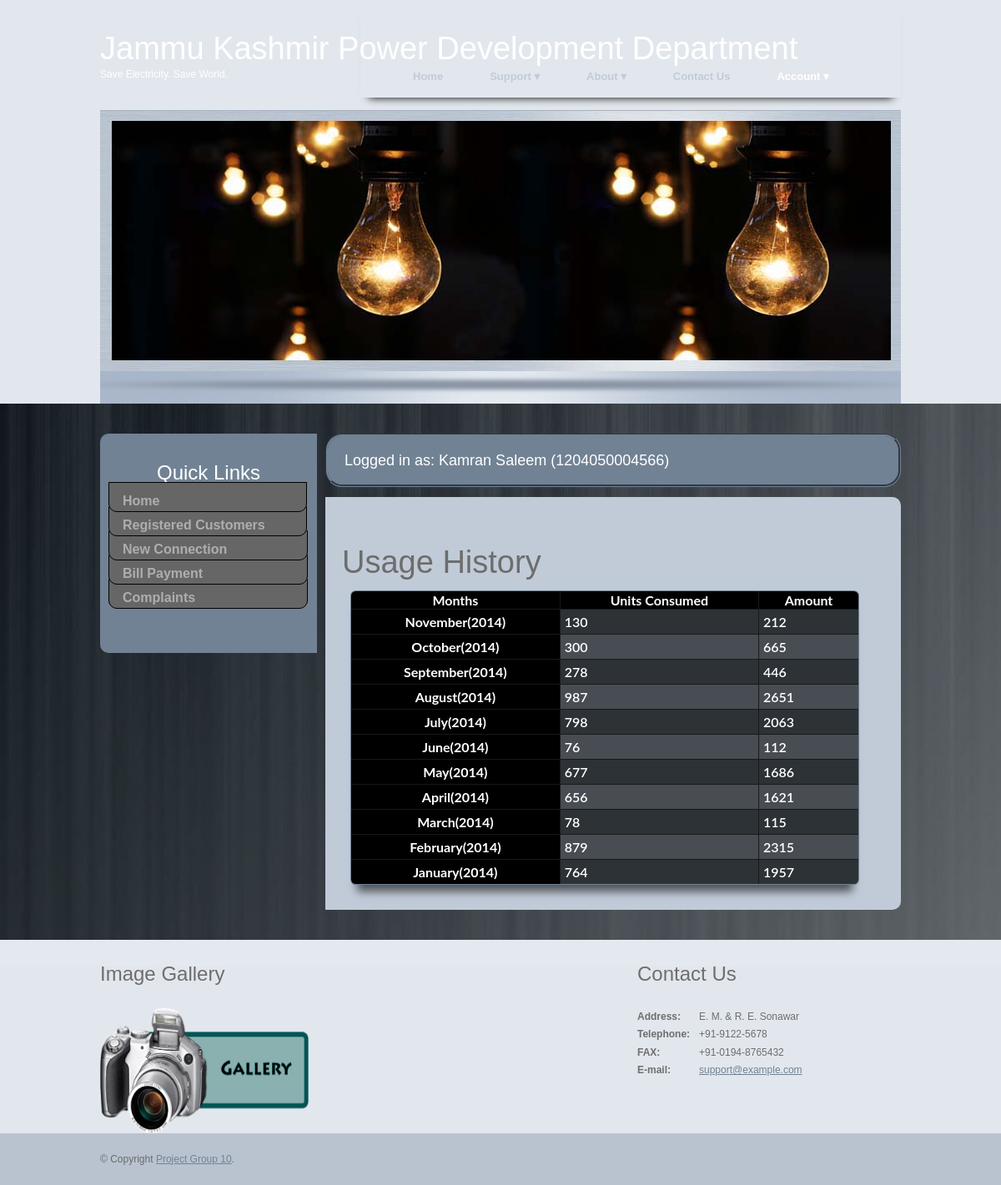
The page /usagehistory.php (signed in) on the database its author committed.
### tables this page shows
CREATE TABLE `usage_history` (
  `consumer_id` bigint(13) NOT NULL,
  `nov_2014` int(5) DEFAULT NULL,
  `oct_2014` int(5) DEFAULT NULL,
  `sep_2014` int(5) DEFAULT NULL,
  `aug_2014` int(5) DEFAULT NULL,
  `jul_2014` int(5) DEFAULT NULL,
  `jun_2014` int(5) DEFAULT NULL,
  `may_2014` int(5) DEFAULT NULL,
  `apr_2014` int(5) DEFAULT NULL,
  `mar_2014` int(5) DEFAULT NULL,
  `feb_2014` int(5) DEFAULT NULL,
  `jan_2014` int(5) DEFAULT NULL,
  `dec_2013` int(5) DEFAULT NULL,
  `nov_2013` int(5) DEFAULT NULL
);

CREATE TABLE `bill_history` (
  `consumer_id` bigint(13) NOT NULL,
  `nov_2014` int(5) DEFAULT NULL,
  `oct_2014` int(5) DEFAULT NULL,
  `sep_2014` int(5) DEFAULT NULL,
  `aug_2014` int(5) DEFAULT NULL,
  `jul_2014` int(5) DEFAULT NULL,
  `jun_2014` int(5) DEFAULT NULL,
  `may_2014` int(5) DEFAULT NULL,
  `apr_2014` int(5) DEFAULT NULL,
  `mar_2014` int(5) DEFAULT NULL,
  `feb_2014` int(5) DEFAULT NULL,
  `jan_2014` int(5) DEFAULT NULL,
  `dec_2013` int(5) DEFAULT NULL,
  `nov_2013` int(5) DEFAULT NULL
);

### usagehistory.php (the view, shortened to what this page needs)
<?php
    require_once 'database_connect.php';
?>
<html>
<head>
<link href="css/style.css" rel="stylesheet" type="text/css" />
<link rel="stylesheet" type="text/css" href="css/coin-slider.css" />
</head>
<body>
<div class="main">
  <div class="header">
    <div class="header_resize">
      <?php include_once 'header.php'; ?>
      <div class="slider">
        <div id="coin-slider"></div>
      </div>
    </div>
  </div>
  <div class="content">
    <div class="content_resize">
      <div class="mainbar">
        <div class="article" style="background-color: #718294; border: groove #718294; border-radius: 20px;">
            <font color="#ffffff" size="4">Logged in as: <?php echo $_SESSION['name'].' ('; echo $_SESSION['consumer_id'].')'; ?></font>
        </div>
          <div class="article" style="padding-right:60px;">
            <h1>Usage History</h1>
            <?php
                $consumer_id=$_SESSION['consumer_id'];
                $result_uh=mysqli_query($conn,"select * from usage_history where consumer_id = '$consumer_id'");
                $result_bh=mysqli_query($conn,"select * from bill_history where consumer_id = '$consumer_id'");
                $row_uh=mysqli_fetch_array($result_uh);
                $row_bh=mysqli_fetch_array($result_bh);
            ?>
                <table border="1">
                    <tr>
                        <th>Months</th>
                        <th>Units Consumed</th>
                        <th>Amount</th>
                    </tr>
                    <tr>
                        <th>November(2014)</th>
                        <td><?php if(!is_null($row_uh['nov_2014'])) echo $row_uh['nov_2014']; ?></td>
                        <td><?php if(!is_null($row_bh['nov_2014'])) echo $row_bh['nov_2014']; ?></td>
                    </tr>
                    <tr>
                        <th>October(2014)</th>
                        <td><?php if(!is_null($row_uh['oct_2014'])) echo $row_uh['oct_2014']; ?></td>
                        <td><?php if(!is_null($row_bh['oct_2014'])) echo $row_bh['oct_2014']; ?></td>
                    </tr>
                    <tr>
                        <th>September(2014)</th>
                        <td><?php if(!is_null($row_uh['sep_2014'])) echo $row_uh['sep_2014']; ?></td>
                        <td><?php if(!is_null($row_bh['sep_2014'])) echo $row_bh['sep_2014']; ?></td>
                    </tr>
                    <tr>
                        <th>August(2014)</th>
                        <td><?php if(!is_null($row_uh['aug_2014'])) echo $row_uh['aug_2014']; ?></td>
                        <td><?php if(!is_null($row_bh['aug_2014'])) echo $row_bh['aug_2014']; ?></td>
                    </tr>
                    <tr>
                        <th>July(2014)</th>
                        <td><?php if(!is_null($row_uh['jul_2014'])) echo $row_uh['jul_2014']; ?></td>
                        <td><?php if(!is_null($row_bh['jul_2014'])) echo $row_bh['jul_2014']; ?></td>
                    </tr>
                    <tr>
                        <th>June(2014)</th>
                        <td><?php if(!is_null($row_uh['jun_2014'])) echo $row_uh['jun_2014']; ?></td>
                        <td><?php if(!is_null($row_bh['jun_2014'])) echo $row_bh['jun_2014']; ?></td>
                    </tr>
                    <tr>
                        <th>May(2014)</th>
                        <td><?php if(!is_null($row_uh['may_2014'])) echo $row_uh['may_2014']; ?></td>
                        <td><?php if(!is_null($row_bh['may_2014'])) echo $row_bh['may_2014']; ?></td>
                    </tr>
                    <tr>
                        <th>April(2014)</th>
                        <td><?php if(!is_null($row_uh['apr_2014'])) echo $row_uh['apr_2014']; ?></td>
                        <td><?php if(!is_null($row_bh['apr_2014'])) echo $row_bh['apr_2014']; ?></td>
                    </tr>
                    <tr>
                        <th>March(2014)</th>
                        <td><?php if(!is_null($row_uh['mar_2014'])) echo $row_uh['mar_2014']; ?></td>
                        <td><?php if(!is_null($row_bh['mar_2014'])) echo $row_bh['mar_2014']; ?></td>
                    </tr>
                    <tr>
                        <th>February(2014)</th>
                        <td><?php if(!is_null($row_uh['feb_2014'])) echo $row_uh['feb_2014']; ?></td>
                        <td><?php if(!is_null($row_bh['feb_2014'])) echo $row_bh['feb_2014']; ?></td>
                    </tr>
                    <tr>
                        <th>January(2014)</th>
                        <td><?php if(!is_null($row_uh['jan_2014'])) echo $row_uh['jan_2014']; ?></td>
                        <td><?php if(!is_null($row_bh['jan_2014'])) echo $row_bh['jan_2014']; ?></td>
                    </tr>
                </table>
        </div>
      </div>
    </div>
  </div>
<?php include_once 'footer.php'; ?>
</div>
</html>

### css/style.css (style rules this page uses)
body { margin:0; padding:0; width:100%; color:#6d6d6d; font:normal 12px/1.5em "Liberation sans", Arial, Helvetica, sans-serif; background:#e2e7ed url(../images/main_bg.gif) repeat-x left top; }
.article table { font-family: 'Ubuntu', 'Lato', sans-serif; font-weight: 600; position: relative; margin: 10px; padding: 10px; overflow: hidden; background: #718294; border-radius: 0.4em; border: 1px solid #191919; box-shadow: inset 0 0 2px 1px rgba(255,255,255,0.08), 0 16px 10px -8px rgba(0, 0, 0, 0.6); color: white; }
html, .main { padding:0; margin:0; }
h2 { margin:8px 0; padding:8px 0; font-size:24px; font-weight:normal; color:#6e6e6e; }
a { color:#718294; text-decoration:underline; }
.header, .content, .menu_nav, .fbg, .footer, form, ol, ol li, ul, .content .mainbar, .content .sidebar { margin:0; padding:0; }
.header_resize { margin:0 auto; padding:0; width:960px; }
h1 { margin:0; padding:36px 0 0; font-size:38px; font-weight:normal; line-height:1.2em; text-transform:none; }
.slider { padding:0 0 39px; background:url(../images/slider_bg.png) no-repeat center bottom; }
.content { padding:36px 0 24px; background-image: url(../images/content_bg.jpg); background-attachment: fixed; background-repeat: no-repeat; }
.content_resize { margin:0 auto; padding:0; width:960px; }
.content .mainbar { margin:0; padding:0; float:right; width:690px; }
.article { border-radius: 0px 10px 10px 0px; margin:0px 0px 12px; padding: 20px; background:#c1cbd8; z-index:-1; }
.content .sidebar { padding: 10px; float:left; width:240px; background-color: #718294; border-radius: 10px 0px 0px 10px; }
.content .sidebar .gadget { margin:0 0 12px; padding:12px 0 24px; }
.content .sidebar h2 { color:white; }
.article table tr:nth-child(odd) td { background-color:#484D53; }
.article table tr:nth-child(even) td { background-color:#2D3236; }
.article table tr th { background-color:#000; }
table { width: 100%; border-collapse: collapse; border:-1px; }
td { padding: 5px; }
ul.sb_menu { margin:0; padding:0; list-style:none; color:#6e6e6e; }
ul.sb_menu li { padding:10px 0; width:240px; position:relative; margin-top:-10px; }
ul.sb_menu li a { font-size: 16px; font-weight: 700; color: #aEaEaE; text-decoration:none; border:solid 1px black; padding:13px 8px 4px 16px; border-radius: 0px 0px 10px 10px; background-color: #666; transition: all 0.5s; transition-delay: 0.0s }
a { outline:none; }

### rows shown on the page
usage_history: nov_2014 "130", oct_2014 "300", sep_2014 "278", aug_2014 "987", jul_2014 "798", jun_2014 "76", may_2014 "677", apr_2014 "656", mar_2014 "78", feb_2014 "879", jan_2014 "764"
bill_history: nov_2014 "212", oct_2014 "665", sep_2014 "446", aug_2014 "2651", jul_2014 "2063", jun_2014 "112", may_2014 "1686", apr_2014 "1621", mar_2014 "115", feb_2014 "2315", jan_2014 "1957"

### other values the page prints
$_SESSION['name'] "Kamran Saleem"
$_SESSION['consumer_id'] "1204050004566"
